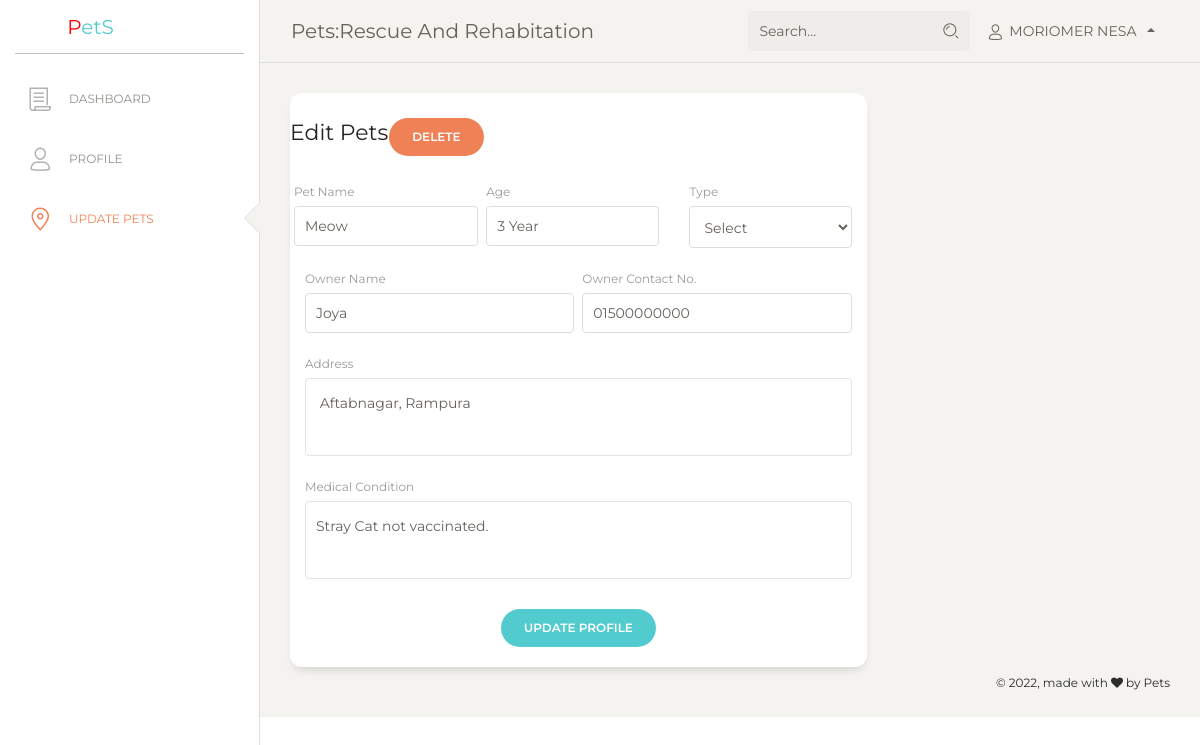
The page /admin/update_pets.php?id=1 (signed in) on the database as committed earlier.
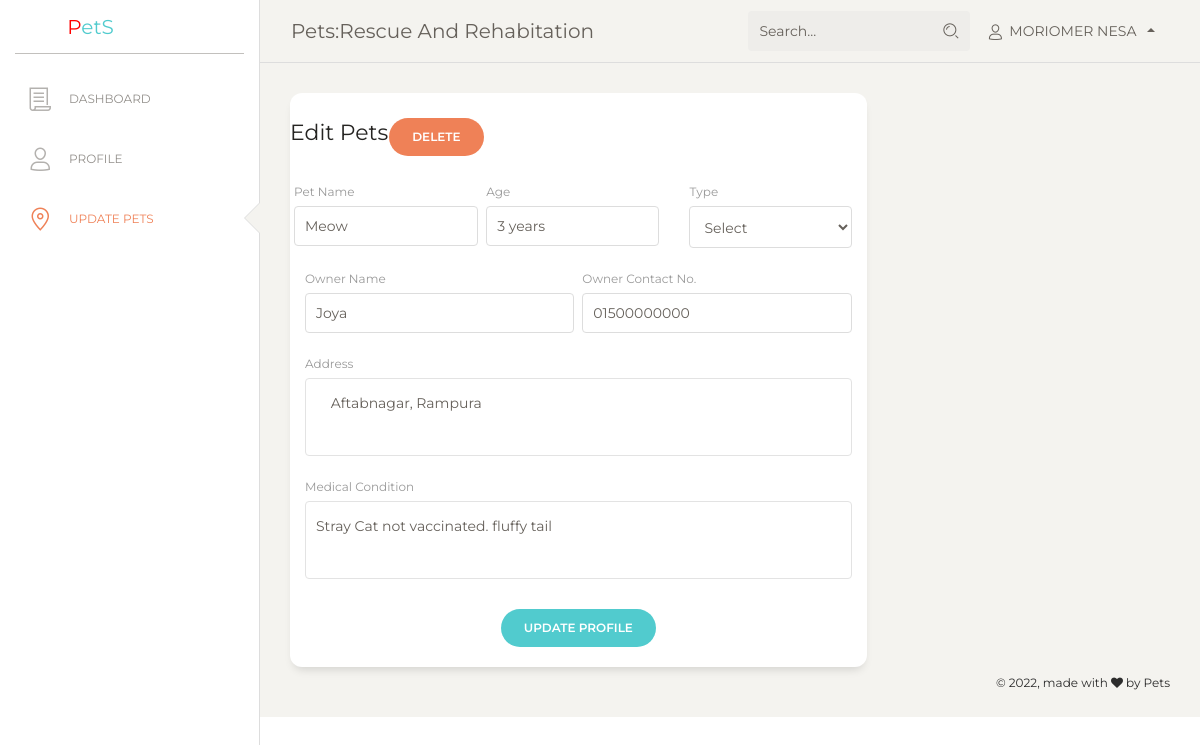
The same page on the database as committed later.
### tables this page shows
CREATE TABLE `pet_info` (
  `id` int(11) NOT NULL,
  `pet_name` varchar(30) DEFAULT NULL,
  `pet_age` varchar(10) DEFAULT NULL,
  `pet_photo` varchar(300) DEFAULT NULL,
  `pet_gender` varchar(10) DEFAULT NULL,
  `pet_type` varchar(20) DEFAULT NULL,
  `pet_owner` varchar(30) DEFAULT NULL,
  `contact_no` varchar(15) DEFAULT NULL,
  `address` varchar(200) DEFAULT NULL,
  `medical_condition` varchar(300) DEFAULT NULL,
  `adoption_status` varchar(20) DEFAULT 'unadopted'
);

### admin/update_pets.php (the view, shortened to what the changed rows need)
<?php
include "includes/header.php";
include "../adoption/config.php";
if(isset($_GET['id'])){
    $id = $_GET['id'];
    $sql = 'SELECT * FROM pet_info WHERE id = '.$id;
    $result = mysqli_query($conn,$sql);
    $pet = mysqli_fetch_assoc($result);
}
?>
<body class="">
    <div class="wrapper ">
        <div class="main-panel">
            <div class="content">
                <div class="row">
                    <div class="col-md-8">
                        <div class="card card-user">
                            <div class="card-body">
                                <form action='update_pet_info.php' method='POST'>
                                    <div class="row">
                                        <div class="col-md-4 px-1">
                                            <div class="form-group">
                                                <label>Pet Name</label>
                                                <input type="text" name='name' class="form-control"
                                                    placeholder="Username" value="<?php echo $pet['pet_name']; ?>">
                                            </div>
                                        </div>
                                        <div class="col-md-4 pl-1">
                                            <div class="form-group">
                                                <label for="exampleInputEmail1">Age</label>
                                                <input type="text" name='age' class="form-control"
                                                    value="<?php echo $pet['pet_age']; ?>">
                                            </div>
                                        </div>
                                    </div>
                                    <div class="row">
                                        <div class="col-md-6 pr-1">
                                            <div class="form-group">
                                                <label>Owner Name</label>
                                                <input type="text" name='owner' class="form-control"
                                                    placeholder="Company" value="<?php echo $pet['pet_owner']; ?>">
                                            </div>
                                        </div>
                                        <div class="col-md-6 pl-1">
                                            <div class="form-group">
                                                <label>Owner Contact No.</label>
                                                <input type="text" name='owner_no' class="form-control"
                                                    placeholder="Last Name" value="<?php echo $pet['contact_no']; ?>">
                                            </div>
                                        </div>
                                    </div>
                                    <div class="row">
                                        <div class="col-md-12">
                                            <div class="form-group">
                                                <label>Address</label>
                                                <textarea name='address'
                                                    class="form-control textarea"> <?php echo $pet['address']; ?> </textarea>
                                            </div>
                                        </div>
                                    </div>
                                    <div class="row">
                                        <div class="col-md-12">
                                            <div class="form-group">
                                                <label>Medical Condition</label>
                                                <textarea name='medical'
                                                    class="form-control textarea"><?php echo $pet['medical_condition']; ?></textarea>
                                            </div>
                                        </div>
                                    </div>
                                </form>
                            </div>
                        </div>
                    </div>
                </div>
            </div>
            <?php include "includes/footer.php"; ?>

Rows that differ between the two databases and show on the page:
changed pet_info "Meow": age "3 Year" → "3 years"; medical "Stray Cat not vaccinated." → "Stray Cat not vaccinated. fluffy tail"
